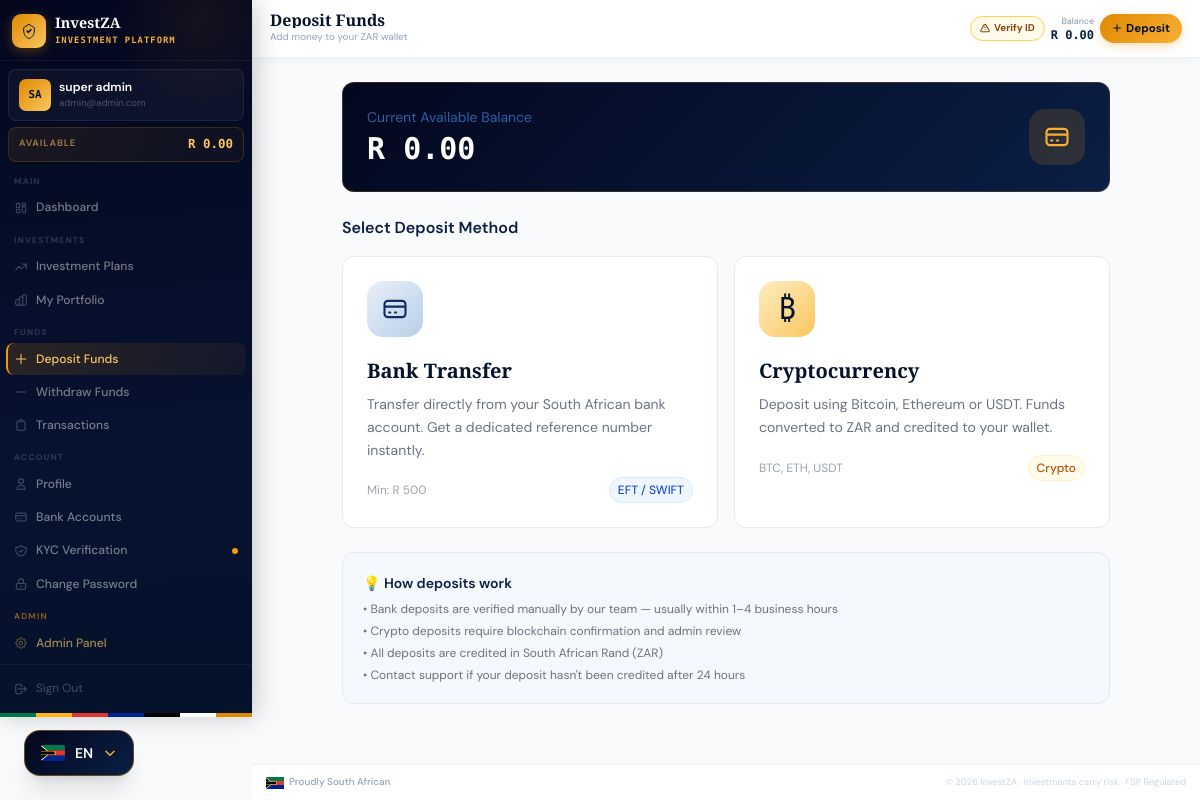
Screenshot of /deposits/ (signed in) with the database file from the repository.
### apps/accounts/models.py (models this page shows, shortened)
class User(AbstractUser):
    id = models.UUIDField(primary_key=True, default=uuid.uuid4, editable=False)
    email = models.EmailField(_('email address'), unique=True)
    phone_number = models.CharField(max_length=20, blank=True)
    date_of_birth = models.DateField(null=True, blank=True)
    id_number = models.CharField(max_length=20, blank=True, help_text="SA ID Number or Passport")
    profile_photo = models.ImageField(upload_to='profile_photos/', blank=True, null=True)
    is_verified = models.BooleanField(default=False, help_text="KYC verified user")
    is_active_investor = models.BooleanField(default=False)
    referral_code = models.CharField(max_length=8, unique=True, default=generate_referral_code)
    referred_by = models.ForeignKey(
        'self', null=True, blank=True,
        on_delete=models.SET_NULL,
        related_name='referrals'
    )
    created_at = models.DateTimeField(auto_now_add=True)
    last_seen = models.DateTimeField(null=True, blank=True)
    USERNAME_FIELD = 'email'
    REQUIRED_FIELDS = ['username', 'first_name', 'last_name']
    class Meta:
        verbose_name = 'User'
        verbose_name_plural = 'Users'
        ordering = ['-created_at']

class Wallet(models.Model):
    user = models.OneToOneField(User, on_delete=models.CASCADE, related_name='wallet')
    account_number = models.CharField(max_length=10, unique=True, default=generate_account_number)
    available_balance = models.DecimalField(max_digits=15, decimal_places=2, default=0.00)
    invested_balance = models.DecimalField(max_digits=15, decimal_places=2, default=0.00)
    total_earned = models.DecimalField(max_digits=15, decimal_places=2, default=0.00)
    pending_withdrawal = models.DecimalField(max_digits=15, decimal_places=2, default=0.00)
    created_at = models.DateTimeField(auto_now_add=True)
    updated_at = models.DateTimeField(auto_now=True)
    class Meta:
        verbose_name = 'Wallet'

### apps/deposits/views.py (the view)
# urls.py: path('',                        views.deposit_home,            name='deposit_home'),
@login_required
def deposit_home(request):
    bank_deposits   = BankDeposit.objects.filter(user=request.user).order_by('-created_at')[:3]
    crypto_deposits = CryptoDeposit.objects.filter(user=request.user).order_by('-created_at')[:3]
    return render(request, 'deposits/home.html', {
        'bank_deposits':   bank_deposits,
        'crypto_deposits': crypto_deposits,
    })

### apps/accounts/context_processors.py (called while the page is built)
def platform_settings(request):
    return {
        'PLATFORM_NAME': getattr(settings, 'PLATFORM_NAME', 'InvestZA'),
        'PLATFORM_CURRENCY': getattr(settings, 'PLATFORM_CURRENCY', 'ZAR'),
        'PLATFORM_CURRENCY_SYMBOL': getattr(settings, 'PLATFORM_CURRENCY_SYMBOL', 'R'),
        'SUPPORT_EMAIL': getattr(settings, 'SUPPORT_EMAIL', 'support@investza.co.za'),
        'SUPPORT_PHONE': getattr(settings, 'SUPPORT_PHONE', '+27 (0) 10 000 0000'),
    }

def admin_pending_counts(request):
    if not request.user.is_authenticated or not (request.user.is_staff or request.user.is_superuser):
        return {}
    try:
        from apps.deposits.models import BankDeposit, CryptoDeposit
        from apps.withdrawals.models import Withdrawal
        pending_deposits = (
            BankDeposit.objects.filter(status__in=['SUBMITTED', 'VERIFYING']).count() +
            CryptoDeposit.objects.filter(status__in=['SUBMITTED', 'VERIFYING']).count()
        )
        pending_withdrawals = Withdrawal.objects.filter(status='PENDING').count()
        return {
            'pending_deposits_count': pending_deposits,
            'pending_withdrawals_count': pending_withdrawals,
        }
    except Exception:
        return {}

### templates/deposits/home.html (shortened to what this page needs)
{% extends "base/dashboard_base.html" %}
{% block page_title %}Deposit Funds{% endblock %}
{% block page_subtitle %}Add money to your ZAR wallet{% endblock %}
{% block content %}
<div class="max-w-3xl mx-auto space-y-6">
  <div class="card p-6 fade-up fade-up-1" style="background: linear-gradient(135deg, #03071e, #0a1f44); border-color: rgba(245,152,10,0.2);">
    <div class="flex items-center justify-between">
      <div>
        <p class="text-navy-400 text-sm">Current Available Balance</p>
        <p class="font-mono font-bold text-white text-3xl mt-1">R {{ request.user.wallet.available_balance|floatformat:2 }}</p>
      </div>
      <div class="w-14 h-14 rounded-2xl flex items-center justify-center" style="background: rgba(245,152,10,0.15);">
        <svg class="w-7 h-7 text-gold-400" fill="none" stroke="currentColor" viewBox="0 0 24 24"><path stroke-linecap="round" stroke-linejoin="round" stroke-width="1.8" d="M3 10h18M7 15h1m4 0h1m-7 4h12a3 3 0 003-3V8a3 3 0 00-3-3H6a3 3 0 00-3 3v8a3 3 0 003 3z"/></svg>
      </div>
    </div>
  </div>
  <div class="fade-up fade-up-2">
    <p class="text-navy-800 font-semibold mb-4">Select Deposit Method</p>
    <div class="grid sm:grid-cols-2 gap-4">
      <a href="{% url 'bank_deposit_create' %}" class="card p-6 group cursor-pointer">
        <div class="w-14 h-14 rounded-2xl flex items-center justify-center mb-5 group-hover:scale-110 transition-transform"
             style="background: linear-gradient(135deg, #e8f0f9, #b8cfe8);">
          <svg class="w-7 h-7 text-navy-700" fill="none" stroke="currentColor" viewBox="0 0 24 24"><path stroke-linecap="round" stroke-linejoin="round" stroke-width="1.8" d="M3 10h18M7 15h1m4 0h1m-7 4h12a3 3 0 003-3V8a3 3 0 00-3-3H6a3 3 0 00-3 3v8a3 3 0 003 3z"/></svg>
        </div>
        <h3 class="font-display font-bold text-navy-900 text-xl mb-2">Bank Transfer</h3>
        <p class="text-gray-500 text-sm leading-relaxed mb-4">Transfer directly from your South African bank account. Get a dedicated reference number instantly.</p>
        <div class="flex items-center justify-between text-xs">
          <span class="text-gray-400">Min: R 500</span>
          <span class="px-2 py-1 rounded-full bg-blue-50 text-blue-700 font-medium border border-blue-100">EFT / SWIFT</span>
        </div>
      </a>
      <a href="{% url 'crypto_deposit_create' %}" class="card p-6 group cursor-pointer">
        <div class="w-14 h-14 rounded-2xl flex items-center justify-center mb-5 group-hover:scale-110 transition-transform"
             style="background: linear-gradient(135deg, #fdeec0, #fac660);">
          <span class="text-3xl">₿</span>
        </div>
        <h3 class="font-display font-bold text-navy-900 text-xl mb-2">Cryptocurrency</h3>
        <p class="text-gray-500 text-sm leading-relaxed mb-4">Deposit using Bitcoin, Ethereum or USDT. Funds converted to ZAR and credited to your wallet.</p>
        <div class="flex items-center justify-between text-xs">
          <span class="text-gray-400">BTC, ETH, USDT</span>
          <span class="px-2 py-1 rounded-full bg-amber-50 text-amber-700 font-medium border border-amber-100">Crypto</span>
        </div>
      </a>
    </div>
  </div>
  <div class="p-5 rounded-xl fade-up fade-up-4" style="background: #f5f8fd; border: 1px solid #e2e9f3;">
    <h4 class="font-semibold text-navy-800 text-sm mb-2">💡 How deposits work</h4>
    <ul class="text-gray-500 text-xs space-y-1.5">
      <li>• Bank deposits are verified manually by our team — usually within 1–4 business hours</li>
      <li>• Crypto deposits require blockchain confirmation and admin review</li>
      <li>• All deposits are credited in South African Rand (ZAR)</li>
      <li>• Contact support if your deposit hasn't been credited after 24 hours</li>
    </ul>
  </div>
</div>
{% endblock %}

### templates/base/dashboard_base.html (shortened to what this page needs)
{% extends "base/base.html" %}
{% block body %}
<div class="iz-shell">
  <aside id="sidebar" class="iz-sidebar">
    <div class="iz-sidebar-brand">
      <div class="iz-logo-mark">
        <svg width="16" height="16" viewBox="0 0 24 24" fill="none">
          <path d="M9 12l2 2 4-4" stroke="#0a1f44" stroke-width="2.4" stroke-linecap="round" stroke-linejoin="round"/>
          <path d="M12 2L4 7v5c0 5.25 3.4 10.15 8 11.35C16.6 22.15 20 17.25 20 12V7L12 2z" stroke="#0a1f44" stroke-width="1.5" fill="none"/>
        </svg>
      </div>
      <div class="iz-brand-text">
        <span class="iz-brand-name">{{ PLATFORM_NAME }}</span>
        <span class="iz-brand-tag">Investment Platform</span>
      </div>
    </div>
    <div class="iz-user-card">
      <div class="iz-avatar">{{ request.user.first_name|first|upper }}{{ request.user.last_name|first|upper }}</div>
      <div class="iz-user-info">
        <p class="iz-user-name">{{ request.user.get_full_name }}</p>
        <p class="iz-user-email">{{ request.user.email }}</p>
      </div>
    </div>
    <div class="iz-balance-strip">
      <span class="iz-balance-label">Available</span>
      <span class="iz-balance-value">R {% if request.user.wallet %}{{ request.user.wallet.available_balance|floatformat:2 }}{% else %}0.00{% endif %}</span>
    </div>
    <nav class="iz-nav">
      <span class="iz-nav-group-label">Main</span>
      <a href="{% url 'dashboard' %}" class="iz-nav-link">
        Dashboard
      </a>
      <span class="iz-nav-group-label">Investments</span>
      <a href="{% url 'investment_list' %}" class="iz-nav-link">
        <svg class="iz-nav-icon" fill="none" stroke="currentColor" viewBox="0 0 24 24"><path stroke-linecap="round" stroke-linejoin="round" stroke-width="1.8" d="M13 7h8m0 0v8m0-8l-8 8-4-4-6 6"/></svg>
        Investment Plans
      </a>
      <a href="{% url 'my_investments' %}" class="iz-nav-link">
        My Portfolio
      </a>
      <span class="iz-nav-group-label">Funds</span>
      <a href="{% url 'deposit_home' %}" class="iz-nav-link">
        <svg class="iz-nav-icon" fill="none" stroke="currentColor" viewBox="0 0 24 24"><path stroke-linecap="round" stroke-linejoin="round" stroke-width="1.8" d="M12 4v16m8-8H4"/></svg>
        Deposit Funds
      </a>
      <a href="{% url 'withdrawal_home' %}" class="iz-nav-link">
        <svg class="iz-nav-icon" fill="none" stroke="currentColor" viewBox="0 0 24 24"><path stroke-linecap="round" stroke-linejoin="round" stroke-width="1.8" d="M20 12H4"/></svg>
        Withdraw Funds
      </a>
      <a href="{% url 'transaction_history' %}" class="iz-nav-link">
        <svg class="iz-nav-icon" fill="none" stroke="currentColor" viewBox="0 0 24 24"><path stroke-linecap="round" stroke-linejoin="round" stroke-width="1.8" d="M9 5H7a2 2 0 00-2 2v12a2 2 0 002 2h10a2 2 0 002-2V7a2 2 0 00-2-2h-2M9 5a2 2 0 002 2h2a2 2 0 002-2M9 5a2 2 0 012-2h2a2 2 0 012 2"/></svg>
        Transactions
      </a>
      <span class="iz-nav-group-label">Account</span>
      <a href="{% url 'profile' %}" class="iz-nav-link">
        <svg class="iz-nav-icon" fill="none" stroke="currentColor" viewBox="0 0 24 24"><path stroke-linecap="round" stroke-linejoin="round" stroke-width="1.8" d="M16 7a4 4 0 11-8 0 4 4 0 018 0zM12 14a7 7 0 00-7 7h14a7 7 0 00-7-7z"/></svg>
        Profile
      </a>
      <a href="{% url 'bank_accounts' %}" class="iz-nav-link">
        <svg class="iz-nav-icon" fill="none" stroke="currentColor" viewBox="0 0 24 24"><path stroke-linecap="round" stroke-linejoin="round" stroke-width="1.8" d="M3 10h18M7 15h1m4 0h1m-7 4h12a3 3 0 003-3V8a3 3 0 00-3-3H6a3 3 0 00-3 3v8a3 3 0 003 3z"/></svg>
        Bank Accounts
      </a>
      <a href="{% url 'kyc_verification' %}" class="iz-nav-link">
        KYC Verification
        {% if not request.user.is_verified %}<span class="iz-dot"></span>{% endif %}
      </a>
      <a href="{% url 'password_change' %}" class="iz-nav-link">
        <svg class="iz-nav-icon" fill="none" stroke="currentColor" viewBox="0 0 24 24"><path stroke-linecap="round" stroke-linejoin="round" stroke-width="1.8" d="M12 15v2m-6 4h12a2 2 0 002-2v-6a2 2 0 00-2-2H6a2 2 0 00-2 2v6a2 2 0 002 2zm10-10V7a4 4 0 00-8 0v4h8z"/></svg>
        Change Password
      </a>
      {% if request.user.is_staff %}
      <span class="iz-nav-group-label" style="color:rgba(245,152,10,0.55);">Admin</span>
      <a href="{% url 'admin_dashboard' %}" class="iz-nav-link" style="color:rgba(250,198,96,0.65);">
        Admin Panel
      </a>
      {% endif %}
    </nav>
    <div class="iz-sidebar-footer">
      <a href="{% url 'logout' %}" class="iz-signout">
        <svg width="14" height="14" fill="none" stroke="currentColor" viewBox="0 0 24 24"><path stroke-linecap="round" stroke-linejoin="round" stroke-width="1.8" d="M17 16l4-4m0 0l-4-4m4 4H7m6 4v1a3 3 0 01-3 3H6a3 3 0 01-3-3V7a3 3 0 013-3h4a3 3 0 013 3v1"/></svg>
        Sign Out
      </a>
    </div>
    <div class="iz-flag-strip" aria-hidden="true"></div>
  </aside>
  <div class="iz-main">
    <header class="iz-header">
      <div class="iz-header-left">
        <div class="iz-page-heading">
          <h1 class="iz-page-title">{% block page_title %}Dashboard{% endblock %}</h1>
          <p class="iz-page-sub">{% block page_subtitle %}{% endblock %}</p>
        </div>
      </div>
      <div class="iz-header-right">
        {% if not request.user.is_verified %}
        <a href="{% url 'kyc_verification' %}" class="iz-kyc-alert">
          <svg width="10" height="10" fill="none" stroke="currentColor" viewBox="0 0 24 24"><path stroke-linecap="round" stroke-linejoin="round" stroke-width="2.5" d="M12 9v2m0 4h.01M10.29 3.86L1.82 18a2 2 0 001.71 3h16.94a2 2 0 001.71-3L13.71 3.86a2 2 0 00-3.42 0z"/></svg>
          Verify ID
        </a>
        {% endif %}
        <div class="iz-header-balance">
          <span class="iz-header-balance-label">Balance</span>
          <span class="iz-header-balance-val">R {% if request.user.wallet %}{{ request.user.wallet.available_balance|floatformat:2 }}{% else %}0.00{% endif %}</span>
        </div>
        <a href="{% url 'deposit_home' %}" class="iz-deposit-btn">
          <svg width="10" height="10" fill="none" stroke="currentColor" viewBox="0 0 24 24"><path stroke-linecap="round" stroke-linejoin="round" stroke-width="2.5" d="M12 4v16m8-8H4"/></svg>
          <span>Deposit</span>
        </a>
      </div>
    </header>
    <main class="iz-content">
      {% block content %}{% endblock %}
    </main>
    <footer class="iz-footer">
      <div class="iz-footer-inner">
        <div class="iz-footer-sa">
          <span>Proudly South African</span>
        </div>
        <p class="iz-footer-legal">© {% now "Y" %} {{ PLATFORM_NAME }} · Investments carry risk · FSP Regulated</p>
      </div>
    </footer>
  </div>
</div>
{% endblock %}

### templates/base/base.html (style rules this page uses)
*, *::before, *::after { box-sizing: border-box; }
body { font-family: 'DM Sans', system-ui, sans-serif; }
h1,h2,h3,.font-display { font-family: 'Playfair Display', Georgia, serif; }
.fade-up { animation: fadeUp 0.55s ease forwards; }
.fade-up-1 { animation-delay: 0.05s; opacity: 0; }
.fade-up-2 { animation-delay: 0.12s; opacity: 0; }
.fade-up-4 { animation-delay: 0.28s; opacity: 0; }
.card { background: #fff; border: 1px solid #e2e9f3; border-radius: 12px; transition: box-shadow 0.25s, transform 0.25s; }

### rows the page displays
User: user.first_name|first "S", user.last_name|first "A", user.get_full_name "super admin", user.email "admin@admin.com", user.wallet.available_balance "0.00"

### other values shown
{{ PLATFORM_NAME }} "InvestZA"
